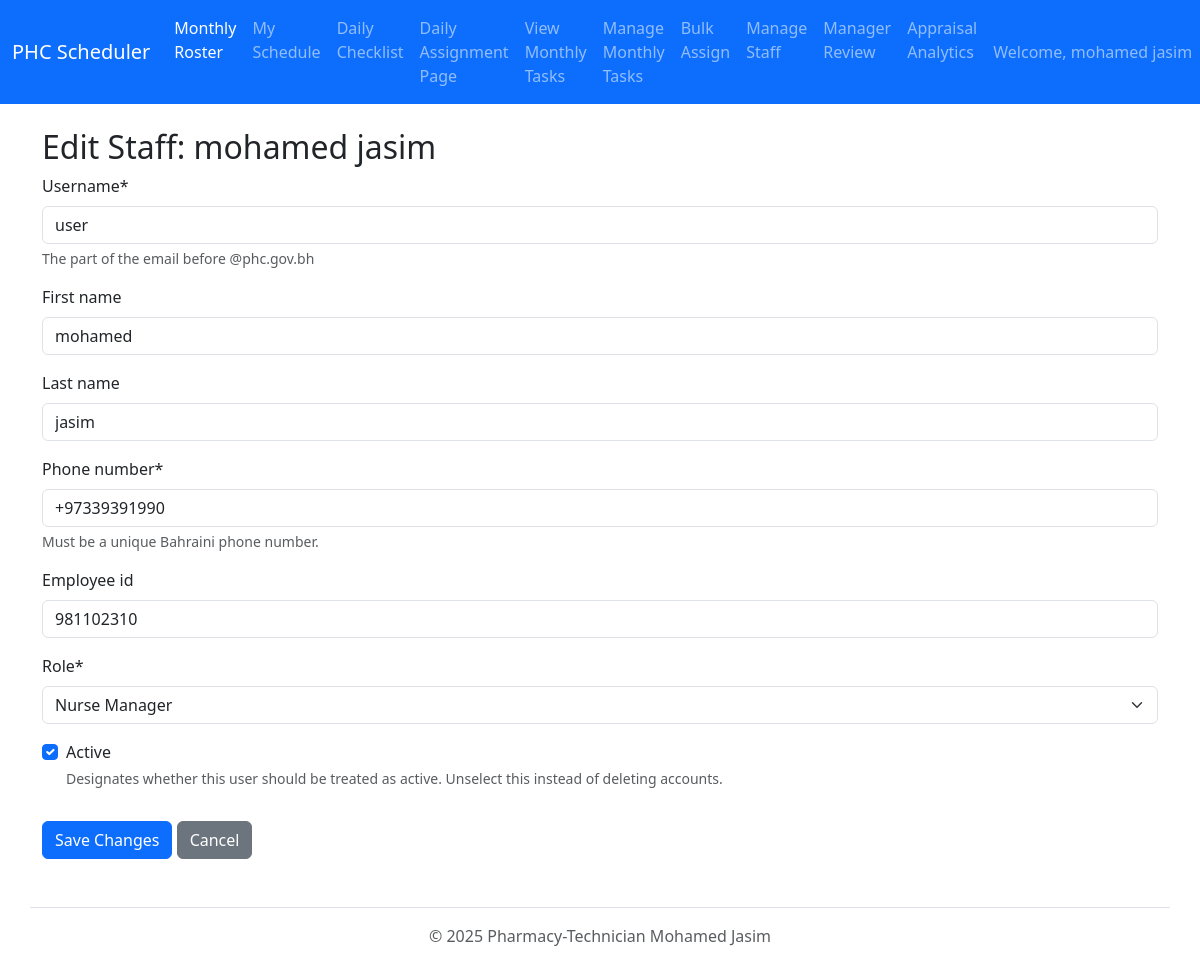
The page /staff/1/edit/ (signed in) on the database as committed earlier.
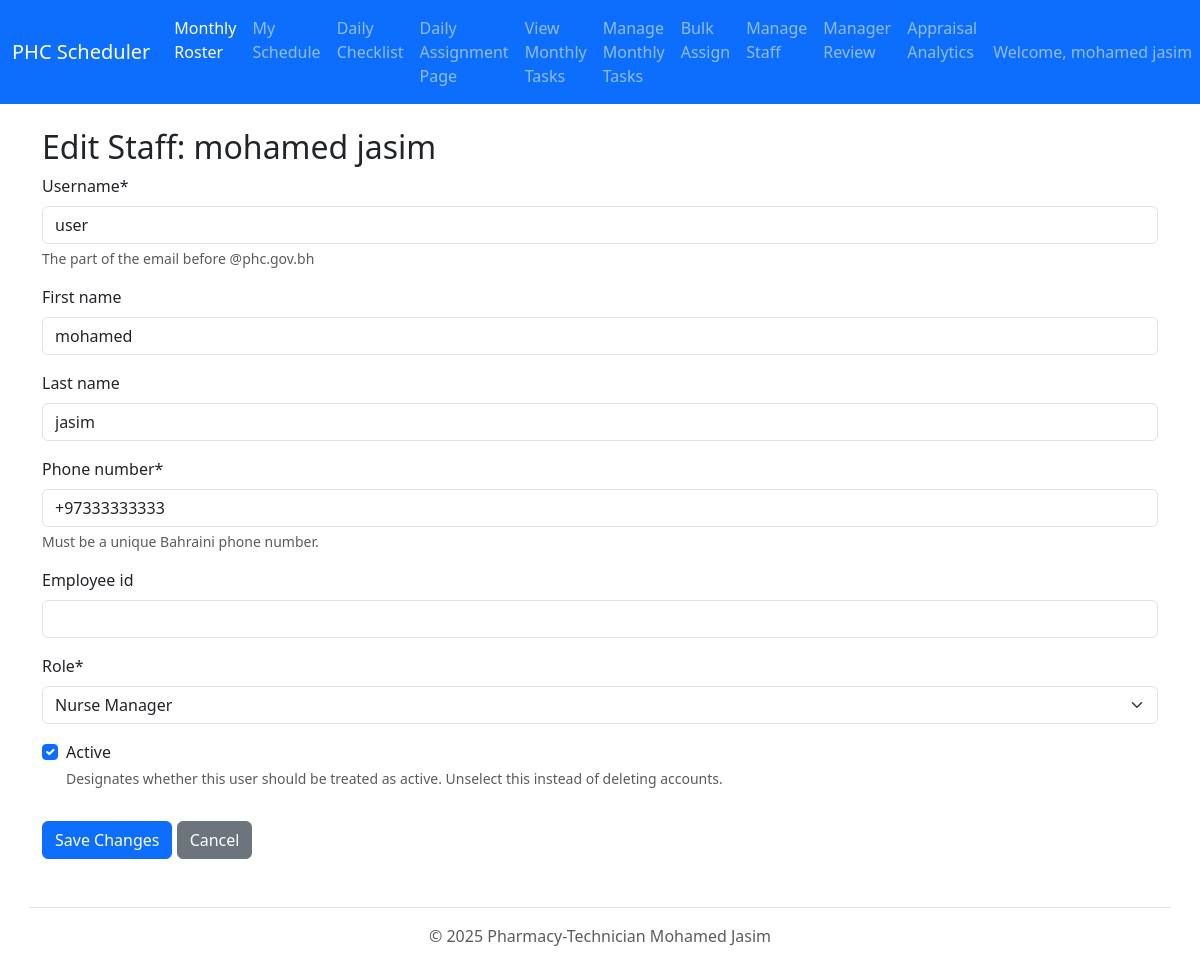
The same page on the database as committed later.
### main_app/models.py (models this page shows, shortened)
class User(AbstractUser):
    class Role(models.TextChoices):
        NURSE = 'NURSE', 'Nurse'
        MAS = 'MAS', 'MAS (Auxiliary)'
        NURSE_MANAGER = 'MANAGER', 'Nurse Manager'
    username = models.CharField(
        max_length=150,
        unique=True,
        help_text="The part of the email before @phc.gov.bh"
    )
    email = models.EmailField(blank=True)
    phone_number = PhoneNumberField(
        unique=True,
        region='BH',
        help_text="Must be a unique Bahraini phone number."
    )
    employee_id = models.IntegerField(unique=True, blank=True, null=True)
    role = models.CharField(max_length=7, choices=Role.choices, default=Role.NURSE)
    USERNAME_FIELD = 'username'
    REQUIRED_FIELDS = ['first_name', 'last_name', 'phone_number']

### main_app/views.py (the view, shortened to what this page needs)
# urls.py: path('staff/<int:pk>/edit/', views.StaffUpdateView.as_view(), name='staff_edit'),
class StaffUpdateView(LoginRequiredMixin, ManagerRequiredMixin, UpdateView):
    model = User
    form_class = StaffUpdateForm
    template_name = 'staff_form.html'

### main_app/forms.py
class StaffUpdateForm(forms.ModelForm):
    class Meta:
        model = User
        fields = ['username', 'first_name', 'last_name', 'phone_number', 'employee_id', 'role', 'is_active']

### main_app/views.py (called while the page is built)
    def test_func(self):
        return self.request.user.role == "MANAGER"

### main_app/templates/staff_form.html (shortened to what this page needs)
{% extends 'base.html' %}
{% load crispy_forms_tags %}
{% block content %}
    <h2>Edit Staff: {{ object.get_full_name }}</h2>
    <form method="post">
        {{ form|crispy }}
        <button type="submit" class="btn btn-primary mt-3">Save Changes</button>
        <a href="{% url 'main_app:staff_detail' object.pk %}" class="btn btn-secondary mt-3">Cancel</a>
    </form>
{% endblock %}

### main_app/templates/base.html (shortened to what this page needs)
{% load static %}
<!DOCTYPE html>
<html lang="en">
<head>
  <link href="https://cdn.jsdelivr.net/npm/bootstrap@5.3.3/dist/css/bootstrap.min.css" rel="stylesheet">
  <link rel="stylesheet" href="{% static 'css/print.css' %}" media="print">
</head>
<body>
  <nav class="navbar navbar-expand-lg navbar-dark bg-primary">
    <div class="container-fluid">
      <a class="navbar-brand" href="{% url 'main_app:index' %}">PHC Scheduler</a>
      <div class="collapse navbar-collapse" id="navbarNav">
        <div class="navbar-nav me-auto">
          <a class="nav-link active" href="{% url 'main_app:index' %}">Monthly Roster</a>
          <a class="nav-link" href="{% url 'main_app:my_schedule' %}">My Schedule</a>
          <a class="nav-link" href="{% url 'main_app:checklist' %}">Daily Checklist</a>
          {% if request.user.role == 'MANAGER' %}
          <a class="nav-link" href="{% url 'main_app:daily_assign_redirect' %}">Daily Assignment Page</a>
          <a class="nav-link" href="{% url 'main_app:monthly_assignment_today' %}">View Monthly Tasks</a>
          <a class="nav-link" href="{% url 'main_app:monthly_assignment_list' %}">Manage Monthly Tasks</a>
          <a class="nav-link" href="{% url 'main_app:bulk_assign' %}">Bulk Assign</a>
          <a class="nav-link" href="{% url 'main_app:staff_list' %}">Manage Staff</a>
          <a class="nav-link" href="{% url 'main_app:manager_review' %}">Manager Review</a>
          <a class="nav-link" href="{% url 'main_app:appraisal_analytics' %}">Appraisal Analytics</a>
          {% endif %}
        </div>
        <div class="navbar-nav">
          <li class="nav-item dropdown">
            <a class="nav-link dropdown-toggle" href="#" role="button" data-bs-toggle="dropdown">
              Welcome, {{ request.user.get_full_name }}
            </a>
          </li>
        </div>
      </div>
    </div>
  </nav>
  <main class="container mt-4">
    {% block content %}
    {% endblock %}
  </main>
  <footer class="container mt-5 py-3 text-center text-muted border-top">
    &copy; 2025 Pharmacy-Technician Mohamed Jasim
  </footer>
</body>
</html>

Rows that differ between the two databases and show on the page:
changed User "mohamed jasim": phone_number "+97339391990" → "+97333333333"; employee_id "981102310" → (not shown)
